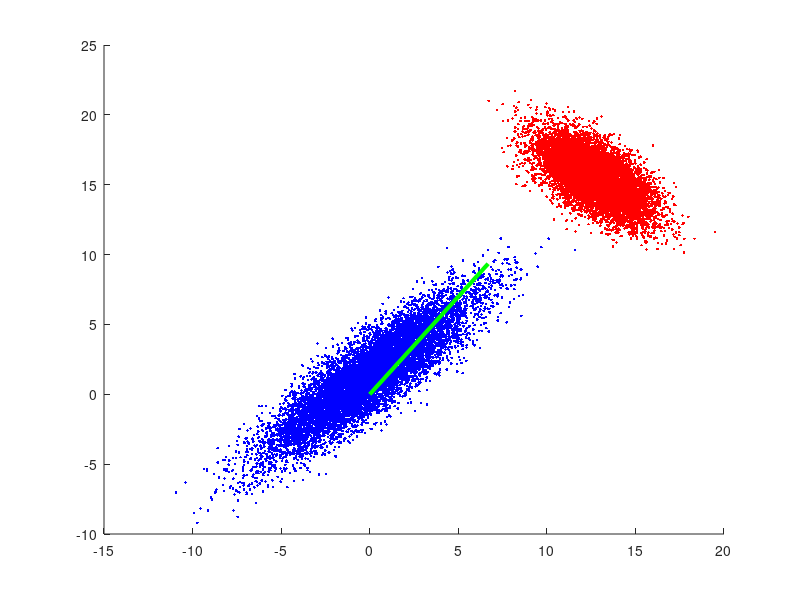

Write the MATLAB code that produced this figure.
%Michael Brunetti
%06-24-2015
%Linear Discriminant Analysis, two classes, simple example

clear;

%Define 2 classes of normally distributed random variables
x_1 = normrnd(1,4,1,10000);
y_1 = normrnd(1,1,1,10000);

x_2 = normrnd(20,1,1,10000);
y_2 = normrnd(2,2,1,10000);


rot_mat = [ cosd(45) sind(45); -sind(45) cosd(45) ];

%Rotate axes 45 degrees to make more interesting graphic
rot_1 = [x_1 ; y_1].' * rot_mat;
rot_2 = [x_2 ; y_2].' * rot_mat;

x_1 = rot_1(:,1);
y_1 = rot_1(:,2);

x_2 = rot_2(:,1);
y_2 = rot_2(:,2);

clf;  %clear figure window
hold on; %to plot data and principal components
plot(x_1,y_1,'b.',x_2,y_2,'r.') %scatter plot

%calculate mean vectors for each class
mu_1 = [ mean(x_1), mean(y_1) ];
mu_2 = [ mean(x_2), mean(y_2) ];

%define zero matricies to compute scatter
S_1 = zeros(2);
S_2 = zeros(2);

%compute within-class scatter for each class
for i = 1:10000
    S_1 = S_1 + ( [x_1(i), y_1(i)] - mu_1 ).' * ( [x_1(i), y_1(i)] - mu_1);
    S_2 = S_2 + ( [x_2(i), y_2(i)] - mu_2 ).' * ( [x_2(i), y_2(i)] - mu_2);
end

%add matricies to compute total within-class scatter
S_W = S_1 + S_2;

%subtract class means to compute between-class scatter
S_B = (mu_1 - mu_2).';

%solve matrix equation to find optimal weight vector
w = S_W \ S_B;

%enlarge weight vector to be visible on graph
w_plot = w .* -100000;

%plot weight vector
plot( [0,w_plot(1)],[0,w_plot(2)],'g','LineWidth',3 )